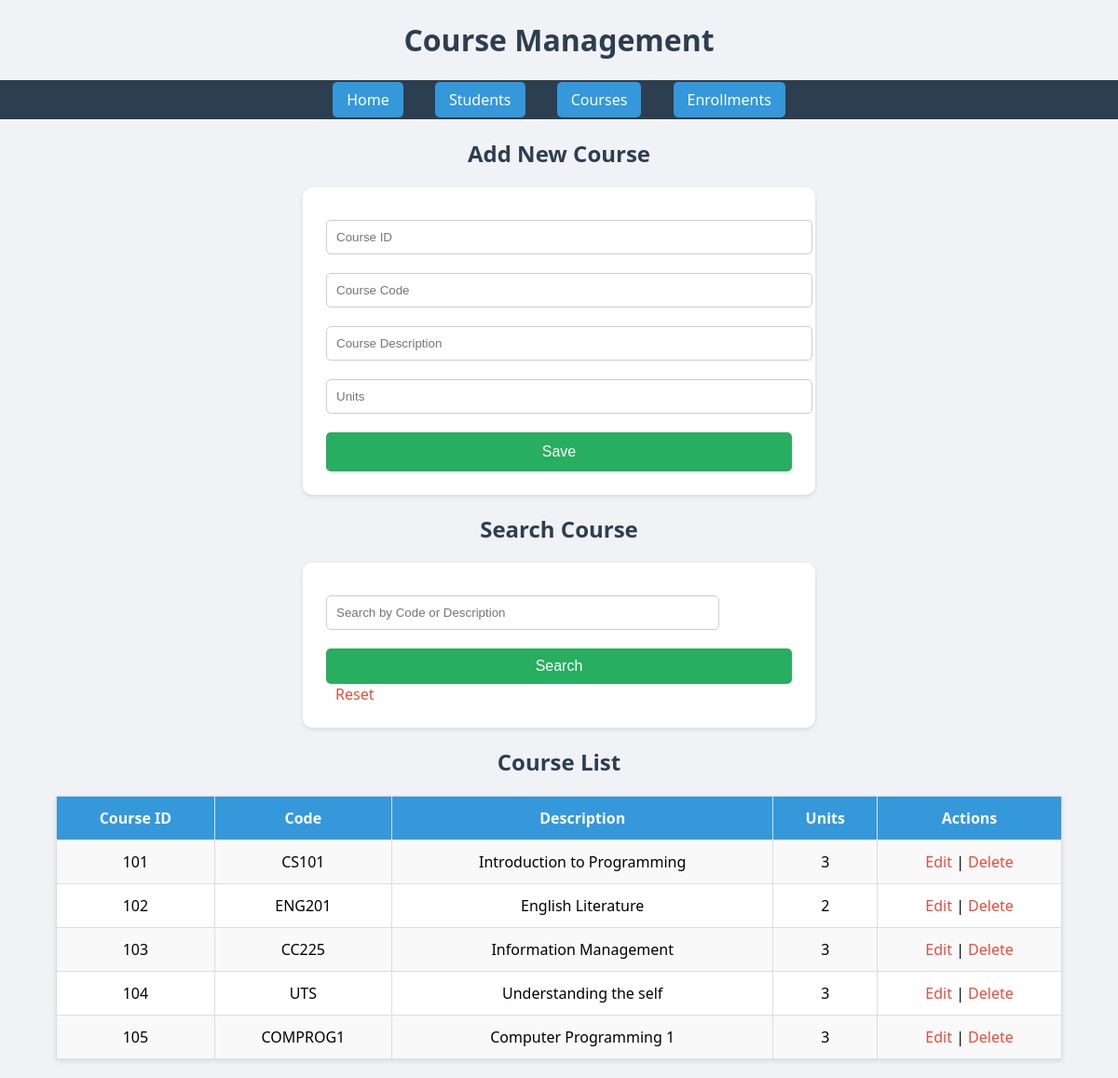
The page /course.php on the database its author committed.
### tables this page shows
CREATE TABLE `course` (
  `COURSEID` int(11) NOT NULL,
  `COURSE_CODE` varchar(255) DEFAULT NULL,
  `COURSE_DESCRIPTION` varchar(255) DEFAULT NULL,
  `UNITS` varchar(15) DEFAULT NULL
);

### course.php (the view, shortened to what this page needs)
<?php
include 'db.php';
$update = false;
$course_id = "";
$course_code = "";
$course_description = "";
$units = "";
?>
<!DOCTYPE html>
<html>
<head>
    <link rel="stylesheet" href="style.css">
</head>
<body>
<h1>Course Management</h1>
<nav>
    <a href="index.php">Home</a>
    <a href="student.php">Students</a>
    <a href="course.php">Courses</a>
    <a href="enrollment.php">Enrollments</a>
</nav>
<h2><?php echo $update ? "Update Course" : "Add New Course"; ?></h2>
<form method="post" action="course.php">
    <input type="number" name="course_id" placeholder="Course ID" value="<?php echo $course_id; ?>" required <?php if($update) echo "readonly"; ?>>
    <input type="text" name="course_code" placeholder="Course Code" value="<?php echo $course_code; ?>" required>
    <input type="text" name="course_description" placeholder="Course Description" value="<?php echo $course_description; ?>">
    <input type="number" name="units" placeholder="Units" value="<?php echo $units; ?>" required>
    <input type="submit" name="<?php echo $update ? "update" : "save"; ?>" value="<?php echo $update ? "Update" : "Save"; ?>">
</form>
<h2>Search Course</h2>
<form method="get" action="course.php" style="max-width: 500px; margin: 20px auto;">
    <input type="text" name="search" placeholder="Search by Code or Description" style="width: 80%; padding: 10px;">
    <input type="submit" value="Search" style="padding: 10px;">
    <a href="course.php" style="margin-left: 10px; text-decoration: none;">Reset</a>
</form>
<h2>Course List</h2>
<table>
    <tr>
        <th>Course ID</th>
        <th>Code</th>
        <th>Description</th>
        <th>Units</th>
        <th>Actions</th>
    </tr>
    <?php
    if (isset($_GET['search'])) {
        $search = $conn->real_escape_string($_GET['search']);
        $result = $conn->query("SELECT * FROM COURSE WHERE COURSE_CODE LIKE '%$search%' OR COURSE_DESCRIPTION LIKE '%$search%'") or die($conn->error);
    } else {
        $result = $conn->query("SELECT * FROM COURSE") or die($conn->error);
    }
    while ($row = $result->fetch_assoc()):
    ?>
    <tr>
        <td><?php echo $row['COURSEID']; ?></td>
        <td><?php echo $row['COURSE_CODE']; ?></td>
        <td><?php echo $row['COURSE_DESCRIPTION']; ?></td>
        <td><?php echo $row['UNITS']; ?></td>
        <td>
            <a href="course.php?edit=<?php echo $row['COURSEID']; ?>">Edit</a> |
            <a href="course.php?delete=<?php echo $row['COURSEID']; ?>" onclick="return confirm('Are you sure?')">Delete</a>
        </td>
    </tr>
    <?php endwhile; ?>
</table>
</body>
</html>

### style.css (style rules this page uses)
body { font-family: 'Segoe UI', Tahoma, Geneva, Verdana, sans-serif; background-color: #f0f2f5; margin: 0; padding: 0; }
h1, h2 { text-align: center; color: #2c3e50; }
nav { background-color: #2c3e50; padding: 10px 20px; text-align: center; }
nav a { color: white; text-decoration: none; margin: 0 15px; font-size: 16px; padding: 8px 15px; background-color: #3498db; border-radius: 5px; transition: background 0.3s ease; }
form { max-width: 500px; margin: 20px auto; background: #fff; padding: 25px; border-radius: 10px; box-shadow: 0px 2px 5px rgba(0,0,0,0.1); }
form input[type="text"], form input[type="email"], form input[type="number"], form input[type="date"], form select { width: 100%; padding: 10px; margin: 10px 0; border-radius: 5px; border: 1px solid #ccc; }
form input[type="submit"] { width: 100%; padding: 12px; background-color: #27ae60; border: none; color: white; font-size: 16px; border-radius: 5px; cursor: pointer; margin-top: 10px; }
table { width: 90%; margin: 20px auto; border-collapse: collapse; background: white; box-shadow: 0px 2px 5px rgba(0,0,0,0.1); }
table, th, td { border: 1px solid #ddd; }
th, td { padding: 12px; text-align: center; }
th { background-color: #3498db; color: white; }
tr:nth-child(even) { background-color: #f9f9f9; }
a { color: #e74c3c; text-decoration: none; }

### rows shown on the page
course: COURSEID "101", COURSE_CODE "CS101", COURSE_DESCRIPTION "Introduction to Programming", UNITS "3"
course: COURSEID "102", COURSE_CODE "ENG201", COURSE_DESCRIPTION "English Literature", UNITS "2"
course: COURSEID "103", COURSE_CODE "CC225", COURSE_DESCRIPTION "Information Management", UNITS "3"
course: COURSEID "104", COURSE_CODE "UTS", COURSE_DESCRIPTION "Understanding the self", UNITS "3"
course: COURSEID "105", COURSE_CODE "COMPROG1", COURSE_DESCRIPTION "Computer Programming 1", UNITS "3"
